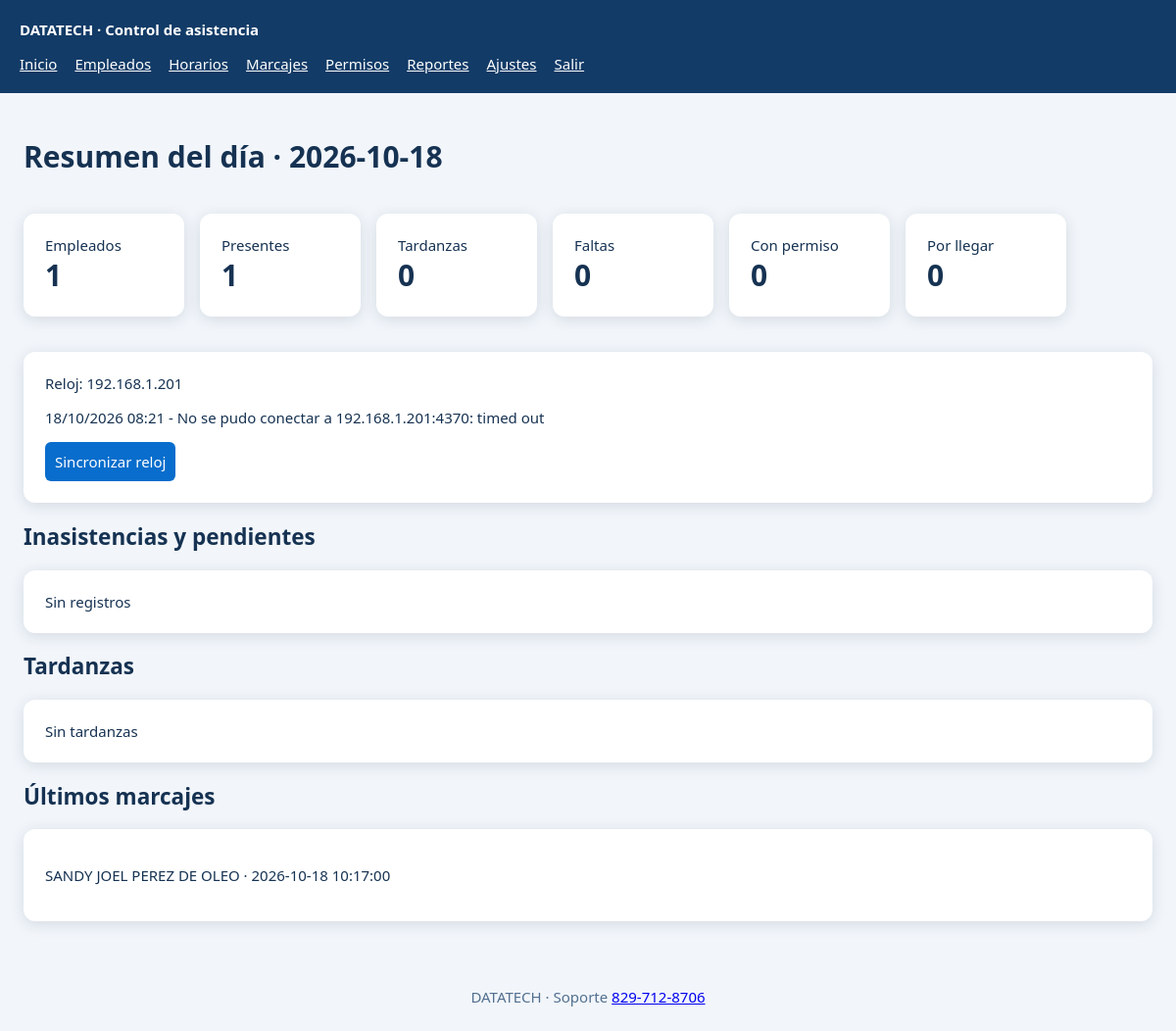
Page / (signed in) on the committed database.
### tables this page shows
CREATE TABLE ajustes (
    clave TEXT PRIMARY KEY,
    valor TEXT NOT NULL
);

CREATE TABLE marcajes (
    id         INTEGER PRIMARY KEY AUTOINCREMENT,
    codigo     TEXT NOT NULL,
    fecha_hora TEXT NOT NULL,                  -- YYYY-MM-DD HH:MM:SS
    origen     TEXT NOT NULL DEFAULT 'reloj',  -- reloj | usb | manual
    nota       TEXT NOT NULL DEFAULT '',
    UNIQUE (codigo, fecha_hora)
);

### app.py (the view)
@app.route("/")
def inicio():
    hoy = date.today()
    with db() as con:
        filas = calculo.detalle(con, hoy, hoy)
        ultimos = con.execute(
            "SELECT m.*, COALESCE(e.nombre, 'Desconocido') AS nombre FROM marcajes m "
            "LEFT JOIN empleados e ON e.codigo = m.codigo ORDER BY m.fecha_hora DESC LIMIT 15").fetchall()
        total = con.execute("SELECT COUNT(*) FROM empleados WHERE activo = 1").fetchone()[0]
        estado = {"ultima_sync": ajuste(con, "ultima_sync"), "ultimo_error": ajuste(con, "ultimo_error"),
                  "ip": ajuste(con, "reloj_ip")}
    cuenta = lambda *estados: sum(1 for f in filas if f["estado"] in estados)
    tarjetas = {"Empleados": total,
                "Presentes": sum(1 for f in filas if f["marcajes"]),
                "Tardanzas": sum(1 for f in filas if f["tardanza"]),
                "Faltas": cuenta("Falta"),
                "Con permiso": sum(1 for f in filas if f["es_permiso"]),
                "Por llegar": cuenta("Pendiente")}
    faltan = [f for f in filas if f["estado"] in ("Falta", "Pendiente")]
    tarde = [f for f in filas if f["tardanza"]]
    return render_template("inicio.html", hoy=hoy, tarjetas=tarjetas, faltan=faltan, tarde=tarde,
                           ultimos=ultimos, estado=estado)

### app.py (called while the page is built)
@app.before_request
def requiere_login():
    if request.endpoint not in ("login", "static") and not session.get("admin"):
        return redirect(url_for("login"))

### db.py (called while the page is built)
@contextmanager
def db():
    con = sqlite3.connect(RUTA_DB, timeout=15)
    con.row_factory = sqlite3.Row
    con.execute("PRAGMA foreign_keys = ON")
    try:
        yield con
        con.commit()
    finally:
        con.close()

def ajuste(con, clave, defecto=""):
    fila = con.execute("SELECT valor FROM ajustes WHERE clave = ?", (clave,)).fetchone()
    return fila["valor"] if fila else defecto

### templates/inicio.html
{% extends "base.html" %}{% block content %}<h1>Resumen del día · {{hoy}}</h1><div class="cards">{% for nombre,n in tarjetas.items() %}<section>{{nombre}}<strong>{{n}}</strong></section>{% endfor %}</div><section>Reloj: {{estado.ip}}<p>{{estado.ultima_sync}}</p><p>{{estado.ultimo_error}}</p><form method="post" action="{{url_for('sincronizar')}}"><button>Sincronizar reloj</button></form></section><h2>Inasistencias y pendientes</h2><section>{% for f in faltan %}<p>{{f.nombre}} · {{f.departamento}} · {{f.estado}}</p>{% else %}Sin registros{% endfor %}</section><h2>Tardanzas</h2><section>{% for f in tarde %}<p>{{f.nombre}} · {{f.tardanza}} minutos</p>{% else %}Sin tardanzas{% endfor %}</section><h2>Últimos marcajes</h2><section>{% for m in ultimos %}<p>{{m.nombre}} · {{m.fecha_hora}}</p>{% else %}Sin marcajes{% endfor %}</section>{% endblock %}

### templates/base.html (style rules this page uses)
section,form.card { background:white;padding:22px;border-radius:12px;margin:18px 0;box-shadow:0 3px 15px #1232 }
input,select,button,textarea { font:inherit;padding:9px;border:1px solid #c6d3e1;border-radius:6px }
button,.button { background:#086dcc;color:white;padding:10px;border:0;border-radius:6px;cursor:pointer }
.cards { display:flex;gap:16px;flex-wrap:wrap }
.cards section { min-width:120px }
.cards strong { font-size:30px;display:block }

### rows in the picture
ajustes: ip "192.168.1.201"
ajustes: ultimo_error "18/10/2026 08:21 - No se pudo conectar a 192.168.1.201:4370: timed out"
marcajes: nombre "SANDY JOEL PEREZ DE OLEO", fecha_hora "2026-10-18 10:17:00"

### other values in the picture
{{ text }} "Inicio" "Empleados" "Horarios" "Marcajes" "Permisos" "Reportes" "Ajustes" "Salir"
{{ hoy }} "2026-10-18"
{{ nombre }} "Empleados" "Presentes" "Tardanzas" "Faltas" "Con permiso" "Por llegar"
{{ n }} "1" "1" "0" "0" "0" "0"
